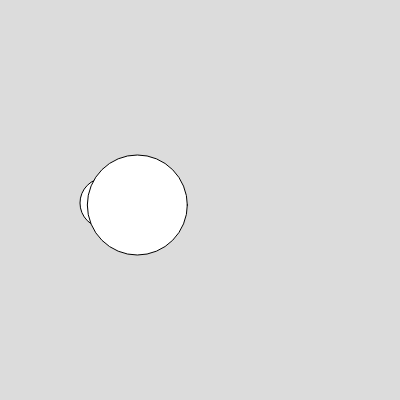
Frame 1 (no input)
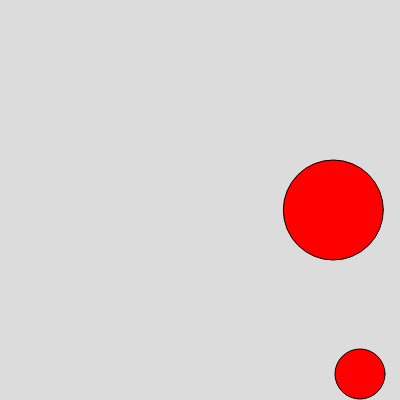
Frame 60 (no input)
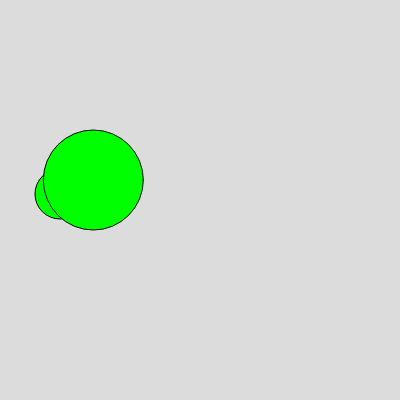
Frame 120 (the mouse pressed at the canvas centre since frame 60)

The p5.js sketch that drew these frames (run headless with seeded random() and noise() and a simulated clock; from frame 60 on, the mouse is pressed at the canvas centre):

// p5.js sketch
// ── sketch.js
let y;
let x;
let justHitRightWall;
let yspeed = 3;
let xspeed = 5;
let x2speed = 4;
let y2speed = 5;

function setup() { 
  createCanvas(400, 400);
  y = height / 2;
  x = height / 4;
  y2 = width / 2;
  x2 = width / 3;
} 

function draw() { 
  background(220);
  if (y > height - 25 || y < 0 + 25) {
    yspeed *= -1;
  }
  if (x > width - 25 || x < 0 + 25) {
    xspeed *= -1;
  }
  if (y2 > height - 50 || y2 < 0 + 50) {
    y2speed *= -1;
  }
  if (x2 > width - 50 || x2 < 0 + 50) {
    x2speed *= -1;
  }
  //Move
  y += yspeed;
  x += xspeed;
  y2 += y2speed;
  x2 += x2speed;
  ellipse(x, y, 50, 50);
  ellipse(x2, y2, 100, 100);
  if (sqrt((x-x2)**2+(y-y2)**2) < 75) {
    fill(0,255,0);
  }
  else {
    fill(255,0,0);
  }
}
